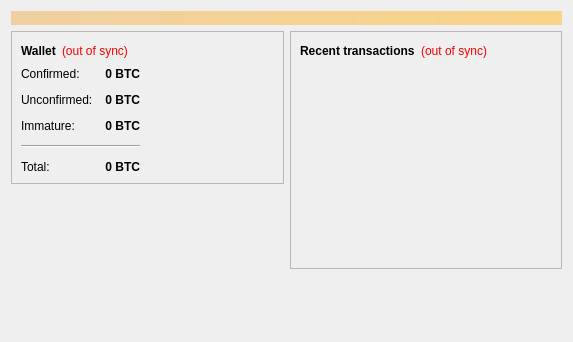
<?xml version="1.0" encoding="UTF-8"?>
<ui version="4.0">
 <class>OverviewPage</class>
 <widget class="QWidget" name="OverviewPage">
  <property name="geometry">
   <rect>
    <x>0</x>
    <y>0</y>
    <width>573</width>
    <height>342</height>
   </rect>
  </property>
  <property name="windowTitle">
   <string>Form</string>
  </property>
  <layout class="QVBoxLayout" name="topLayout">
   <item>
    <widget class="QLabel" name="labelAlerts">
     <property name="visible">
      <bool>false</bool>
     </property>
     <property name="styleSheet">
      <string notr="true">background-color: qlineargradient(x1: 0, y1: 0, x2: 1, y2: 0, stop:0 #F0D0A0, stop:1 #F8D488); color:#000000;</string>
     </property>
     <property name="wordWrap">
      <bool>true</bool>
     </property>
     <property name="margin">
      <number>3</number>
     </property>
    </widget>
   </item>
   <item>
    <layout class="QHBoxLayout" name="horizontalLayout" stretch="1,1">
     <item>
      <layout class="QVBoxLayout" name="verticalLayout_2">
       <item>
        <widget class="QFrame" name="frame">
         <property name="frameShape">
          <enum>QFrame::StyledPanel</enum>
         </property>
         <property name="frameShadow">
          <enum>QFrame::Raised</enum>
         </property>
         <layout class="QVBoxLayout" name="verticalLayout_4">
          <item>
           <layout class="QHBoxLayout" name="horizontalLayout_4">
            <item>
             <widget class="QLabel" name="label_5">
              <property name="font">
               <font>
                <weight>75</weight>
                <bold>true</bold>
               </font>
              </property>
              <property name="text">
               <string>Wallet</string>
              </property>
             </widget>
            </item>
            <item>
             <widget class="QLabel" name="labelWalletStatus">
              <property name="toolTip">
               <string>The displayed information may be out of date. Your wallet automatically synchronizes with the CoinsBazar network after a connection is established, but this process has not completed yet.</string>
              </property>
              <property name="styleSheet">
               <string notr="true">QLabel { color: red; }</string>
              </property>
              <property name="text">
               <string notr="true">(out of sync)</string>
              </property>
              <property name="alignment">
               <set>Qt::AlignLeading|Qt::AlignLeft|Qt::AlignVCenter</set>
              </property>
             </widget>
            </item>
            <item>
             <spacer name="horizontalSpacer_2">
              <property name="orientation">
               <enum>Qt::Horizontal</enum>
              </property>
              <property name="sizeHint" stdset="0">
               <size>
                <width>40</width>
                <height>20</height>
               </size>
              </property>
             </spacer>
            </item>
           </layout>
          </item>
          <item>
          <layout class="QHBoxLayout" name="horizontalLayout_3">
           <item>
           <layout class="QFormLayout" name="formLayout_2">
            <property name="fieldGrowthPolicy">
             <enum>QFormLayout::AllNonFixedFieldsGrow</enum>
            </property>
            <property name="horizontalSpacing">
             <number>12</number>
            </property>
            <property name="verticalSpacing">
             <number>12</number>
            </property>
            <item row="0" column="0">
             <widget class="QLabel" name="label">
              <property name="text">
               <string>Confirmed:</string>
              </property>
             </widget>
            </item>
            <item row="0" column="1">
             <widget class="QLabel" name="labelBalance">
              <property name="font">
               <font>
                <weight>75</weight>
                <bold>true</bold>
               </font>
              </property>
              <property name="cursor">
               <cursorShape>IBeamCursor</cursorShape>
              </property>
              <property name="toolTip">
               <string>Your current spendable balance</string>
              </property>
              <property name="text">
               <string notr="true">0 BTC</string>
              </property>
              <property name="alignment">
               <set>Qt::AlignRight|Qt::AlignTrailing|Qt::AlignVCenter</set>
              </property>
              <property name="textInteractionFlags">
               <set>Qt::LinksAccessibleByMouse|Qt::TextSelectableByKeyboard|Qt::TextSelectableByMouse</set>
              </property>
             </widget>
            </item>
            <item row="1" column="0">
             <widget class="QLabel" name="label_3">
              <property name="text">
               <string>Unconfirmed:</string>
              </property>
             </widget>
            </item>
            <item row="1" column="1">
             <widget class="QLabel" name="labelUnconfirmed">
              <property name="font">
               <font>
                <weight>75</weight>
                <bold>true</bold>
               </font>
              </property>
              <property name="cursor">
               <cursorShape>IBeamCursor</cursorShape>
              </property>
              <property name="toolTip">
               <string>Total of transactions that have yet to be confirmed, and do not yet count toward the spendable balance</string>
              </property>
              <property name="text">
               <string notr="true">0 BTC</string>
              </property>
              <property name="alignment">
               <set>Qt::AlignRight|Qt::AlignTrailing|Qt::AlignVCenter</set>
              </property>
              <property name="textInteractionFlags">
               <set>Qt::LinksAccessibleByMouse|Qt::TextSelectableByKeyboard|Qt::TextSelectableByMouse</set>
              </property>
             </widget>
            </item>
            <item row="2" column="0">
             <widget class="QLabel" name="labelImmatureText">
              <property name="text">
               <string>Immature:</string>
              </property>
             </widget>
            </item>
            <item row="2" column="1">
             <widget class="QLabel" name="labelImmature">
              <property name="font">
               <font>
                <weight>75</weight>
                <bold>true</bold>
               </font>
              </property>
              <property name="toolTip">
               <string>Mined balance that has not yet matured</string>
              </property>
              <property name="text">
               <string notr="true">0 BTC</string>
              </property>
              <property name="alignment">
               <set>Qt::AlignRight|Qt::AlignTrailing|Qt::AlignVCenter</set>
              </property>
              <property name="textInteractionFlags">
               <set>Qt::LinksAccessibleByMouse|Qt::TextSelectableByKeyboard|Qt::TextSelectableByMouse</set>
              </property>
             </widget>
            </item>
            <item row="4" column="0">
             <widget class="QLabel" name="labelTotalText">
              <property name="text">
               <string>Total:</string>
              </property>
             </widget>
            </item>
            <item row="4" column="1">
             <widget class="QLabel" name="labelTotal">
              <property name="font">
               <font>
                <weight>75</weight>
                <bold>true</bold>
               </font>
              </property>
              <property name="cursor">
               <cursorShape>IBeamCursor</cursorShape>
              </property>
              <property name="toolTip">
               <string>Your current total balance</string>
              </property>
              <property name="text">
               <string notr="true">0 BTC</string>
              </property>
              <property name="alignment">
               <set>Qt::AlignRight|Qt::AlignTrailing|Qt::AlignVCenter</set>
              </property>
              <property name="textInteractionFlags">
               <set>Qt::LinksAccessibleByMouse|Qt::TextSelectableByKeyboard|Qt::TextSelectableByMouse</set>
              </property>
             </widget>
            </item>
            <item row="3" column="0" colspan="2">
             <widget class="Line" name="line">
              <property name="orientation">
               <enum>Qt::Horizontal</enum>
              </property>
             </widget>
            </item>
           </layout>
          </item>
            <item>
             <spacer name="horizontalSpacer_3">
              <property name="orientation">
               <enum>Qt::Horizontal</enum>
              </property>
              <property name="sizeHint" stdset="0">
               <size>
                <width>40</width>
                <height>20</height>
               </size>
              </property>
             </spacer>
            </item>
           </layout>
          </item>
         </layout>
        </widget>
       </item>
       <item>
        <spacer name="verticalSpacer">
         <property name="orientation">
          <enum>Qt::Vertical</enum>
         </property>
         <property name="sizeHint" stdset="0">
          <size>
           <width>20</width>
           <height>40</height>
          </size>
         </property>
        </spacer>
       </item>
      </layout>
     </item>
     <item>
      <layout class="QVBoxLayout" name="verticalLayout_3">
       <item>
        <widget class="QFrame" name="frame_2">
         <property name="frameShape">
          <enum>QFrame::StyledPanel</enum>
         </property>
         <property name="frameShadow">
          <enum>QFrame::Raised</enum>
         </property>
         <layout class="QVBoxLayout" name="verticalLayout">
          <item>
           <layout class="QHBoxLayout" name="horizontalLayout_2">
            <item>
             <widget class="QLabel" name="label_4">
              <property name="text">
               <string>&lt;b&gt;Recent transactions&lt;/b&gt;</string>
              </property>
             </widget>
            </item>
            <item>
             <widget class="QLabel" name="labelTransactionsStatus">
              <property name="toolTip">
               <string>The displayed information may be out of date. Your wallet automatically synchronizes with the CoinsBazar network after a connection is established, but this process has not completed yet.</string>
              </property>
              <property name="styleSheet">
               <string notr="true">QLabel { color: red; }</string>
              </property>
              <property name="text">
               <string notr="true">(out of sync)</string>
              </property>
              <property name="alignment">
               <set>Qt::AlignRight|Qt::AlignTrailing|Qt::AlignVCenter</set>
              </property>
             </widget>
            </item>
            <item>
             <spacer name="horizontalSpacer">
              <property name="orientation">
               <enum>Qt::Horizontal</enum>
              </property>
              <property name="sizeHint" stdset="0">
               <size>
                <width>40</width>
                <height>20</height>
               </size>
              </property>
             </spacer>
            </item>
           </layout>
          </item>
          <item>
           <widget class="QListView" name="listTransactions">
            <property name="styleSheet">
             <string notr="true">QListView { background: transparent; }</string>
            </property>
            <property name="frameShape">
             <enum>QFrame::NoFrame</enum>
            </property>
            <property name="verticalScrollBarPolicy">
             <enum>Qt::ScrollBarAlwaysOff</enum>
            </property>
            <property name="horizontalScrollBarPolicy">
             <enum>Qt::ScrollBarAlwaysOff</enum>
            </property>
            <property name="selectionMode">
             <enum>QAbstractItemView::NoSelection</enum>
            </property>
           </widget>
          </item>
         </layout>
        </widget>
       </item>
       <item>
        <spacer name="verticalSpacer_2">
         <property name="orientation">
          <enum>Qt::Vertical</enum>
         </property>
         <property name="sizeHint" stdset="0">
          <size>
           <width>20</width>
           <height>40</height>
          </size>
         </property>
        </spacer>
       </item>
      </layout>
     </item>
    </layout>
   </item>
  </layout>
 </widget>
 <resources/>
 <connections/>
</ui>
